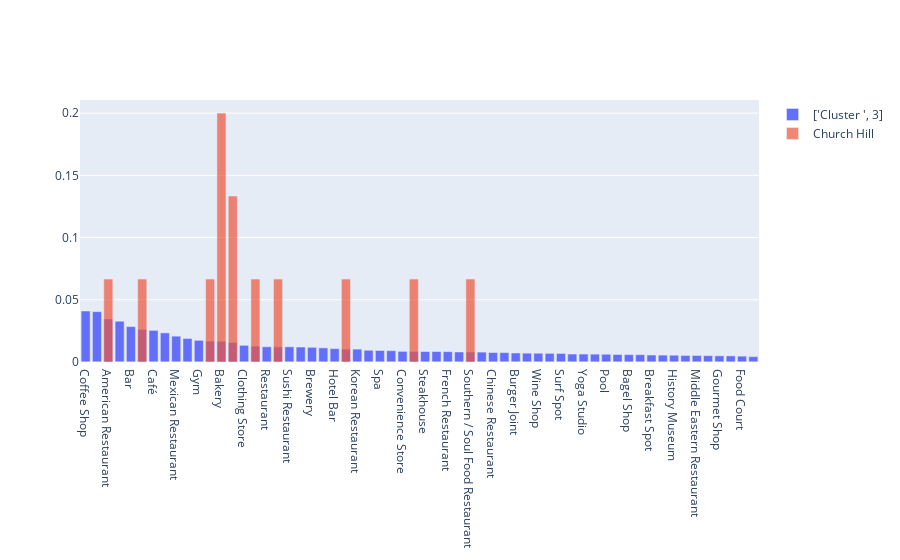

The notebook cell this image was saved under:
### Code cell
plot_missing(neigh_df,'Church Hill',3)

### Figure 1 — Plotly figure (JSON) as saved in the notebook; plotly's stock layout.template omitted (floating-point values rounded to 4 significant figures)
{"data": [{"name": "['Cluster ', 3]", "type": "bar", "x": ["Coffee Shop", "Hotel", "American Restaurant", "Pizza Place", "Bar", "Sandwich Place", "Café", "Italian Restaurant", "Mexican Restaurant", "Seafood Restaurant", "Gym", "Pub", "Bakery", "New American Restaurant", "Clothing Store", "Deli / Bodega", "Restaurant", "Park", "Sushi Restaurant", "Gym / Fitness Center", "Brewery", "Food Truck", "Hotel Bar", "Thai Restaurant", "Korean Restaurant", "Grocery Store", "Spa", "Sports Bar", "Convenience Store", "BBQ Joint", "Steakhouse", "Indian Restaurant", "French Restaurant", "Pharmacy", "Southern / Soul Food Restaurant", "Mediterranean Restaurant", "Chinese Restaurant", "Liquor Store", "Burger Joint", "Cosmetics Shop", "Wine Shop", "Salon / Barbershop", "Surf Spot", "Bank", "Yoga Studio", "Lounge", "Pool", "Taco Place", "Bagel Shop", "Wine Bar", "Breakfast Spot", "Diner", "History Museum", "Donut Shop", "Middle Eastern Restaurant", "Juice Bar", "Gourmet Shop", "Harbor / Marina", "Food Court", "Irish Pub"], "y": [0.04097, 0.04045, 0.03455, 0.03277, 0.02845, 0.02629, 0.02542, 0.02339, 0.02076, 0.01889, 0.01742, 0.01678, 0.01669, 0.01574, 0.01339, 0.01277, 0.01223, 0.01221, 0.0122, 0.01203, 0.01177, 0.01135, 0.01076, 0.01037, 0.01035, 0.009415, 0.009232, 0.009082, 0.008559, 0.008494, 0.008429, 0.008399, 0.00834, 0.008071, 0.008061, 0.007952, 0.007616, 0.007573, 0.00726, 0.007085, 0.007034, 0.006943, 0.006877, 0.006386, 0.006381, 0.006303, 0.00623, 0.006035, 0.005936, 0.005873, 0.005608, 0.005521, 0.00546, 0.00525, 0.005228, 0.005129, 0.004957, 0.004918, 0.004712, 0.004307]}, {"name": "Church Hill", "opacity": 0.7, "type": "bar", "x": ["Coffee Shop", "Hotel", "American Restaurant", "Pizza Place", "Bar", "Sandwich Place", "Café", "Italian Restaurant", "Mexican Restaurant", "Seafood Restaurant", "Gym", "Pub", "Bakery", "New American Restaurant", "Clothing Store", "Deli / Bodega", "Restaurant", "Park", "Sushi Restaurant", "Gym / Fitness Center", "Brewery", "Food Truck", "Hotel Bar", "Thai Restaurant", "Korean Restaurant", "Grocery Store", "Spa", "Sports Bar", "Convenience Store", "BBQ Joint", "Steakhouse", "Indian Restaurant", "French Restaurant", "Pharmacy", "Southern / Soul Food Restaurant", "Mediterranean Restaurant", "Chinese Restaurant", "Liquor Store", "Burger Joint", "Cosmetics Shop", "Wine Shop", "Salon / Barbershop", "Surf Spot", "Bank", "Yoga Studio", "Lounge", "Pool", "Taco Place", "Bagel Shop", "Wine Bar", "Breakfast Spot", "Diner", "History Museum", "Donut Shop", "Middle Eastern Restaurant", "Juice Bar", "Gourmet Shop", "Harbor / Marina", "Food Court", "Irish Pub"], "y": [0, 0, 0.06667, 0, 0, 0.06667, 0, 0, 0, 0, 0, 0.06667, 0.2, 0.1333, 0, 0.06667, 0, 0.06667, 0, 0, 0, 0, 0, 0.06667, 0, 0, 0, 0, 0, 0.06667, 0, 0, 0, 0, 0.06667, 0, 0, 0, 0, 0, 0, 0, 0, 0, 0, 0, 0, 0, 0, 0, 0, 0, 0, 0, 0, 0, 0, 0, 0, 0]}], "layout": {"autosize": true, "barmode": "overlay", "xaxis": {"autorange": true, "range": [-0.5, 59.5], "type": "category"}, "yaxis": {"autorange": true, "range": [0, 0.2105], "type": "linear"}}}
